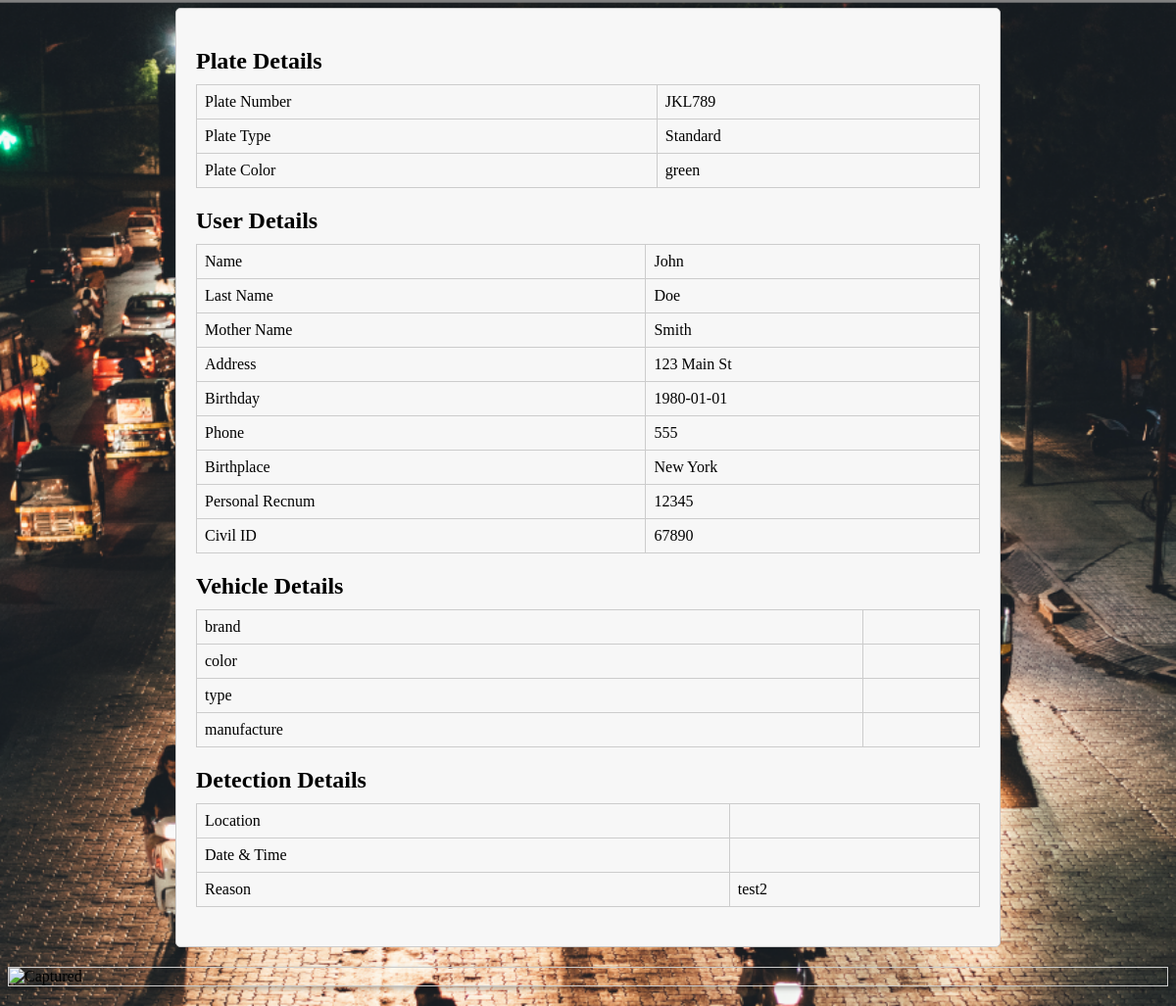
/report_details.php?id=2, run on the app's committed database.
### tables this page shows
CREATE TABLE `flagged_plates` (
  `plate_number` char(20) NOT NULL,
  `plate_type` char(20) NOT NULL,
  `plate_color` char(20) NOT NULL,
  `Reason` text NOT NULL,
  `id` int(11) NOT NULL,
  `spotted` tinyint(1) DEFAULT NULL,
  `path` varchar(100) DEFAULT NULL
);

CREATE TABLE `vehicle_owner` (
  `name` varchar(20) NOT NULL,
  `last_name` varchar(20) NOT NULL,
  `mother_name` varchar(20) NOT NULL,
  `address` text NOT NULL,
  `birthday` varchar(100) NOT NULL,
  `phone` int(12) NOT NULL,
  `birthplace` varchar(20) NOT NULL,
  `personal_recnum` int(20) NOT NULL,
  `civil_id` int(20) NOT NULL,
  `id` int(11) NOT NULL
);

### report_details.php (the view, shortened to what this page needs)
<!DOCTYPE html>
<html>
<head>
    <link rel="stylesheet" type="text/css" href="report_details.css">
</head>
<body>
    <?php
    $pdo = new PDO("mysql:host=localhost;dbname=masterthesis", "root", "");
    $plate_id = $_GET['id'];
    $src = $_GET['src'];
    $stmt = $pdo->prepare("SELECT plate_number, plate_type, plate_color, Reason FROM flagged_plates WHERE id = :plate_id");
    $stmt->bindParam(':plate_id', $plate_id);
    $stmt->execute();
    $plate_row = $stmt->fetch();
    $stmt = $pdo->prepare("SELECT brand, color, type, manufacture FROM vehicle_details WHERE Plate_number = :plate_num");
    $stmt->bindParam(':plate_num', $plate_row['plate_number']);
    $stmt->execute();
    $vehicle_row = $stmt->fetch();
    $stmt = $pdo->prepare("SELECT name, last_name, mother_name, address, birthday, phone, birthplace, personal_recnum, civil_id FROM vehicle_owner WHERE ID = :plate_id");
    $stmt->bindParam(':plate_id', $plate_id);
    $stmt->execute();
    $user_row = $stmt->fetch();
    $stmt = $pdo->prepare("SELECT location, time FROM captured_plates WHERE plate_number = :plate_num");
    $stmt->bindParam(':plate_num', $plate_row['plate_number']);
    $stmt->execute();
    $details = $stmt->fetch();
    echo "<div class='container'>";
    echo "<h2>Plate Details</h2>";
    echo "<table>";
    echo "<tr><td>Plate Number</td><td>" . $plate_row['plate_number'] . "</td></tr>";
    echo "<tr><td>Plate Type</td><td>" . $plate_row['plate_type'] . "</td></tr>";
    echo "<tr><td>Plate Color</td><td>" . $plate_row['plate_color'] . "</td></tr>";
    echo "</table>";
    echo "<h2>User Details</h2>";
    echo "<table>";
    echo "<tr><td>Name</td><td>" . $user_row['name'] . "</td></tr>";
    echo "<tr><td>Last Name</td><td>" . $user_row['last_name'] . "</td></tr>";
    echo "<tr><td>Mother Name</td><td>" . $user_row['mother_name'] . "</td></tr>";
    echo "<tr><td>Address</td><td>" . $user_row['address'] . "</td></tr>";
    echo "<tr><td>Birthday</td><td>" . $user_row['birthday'] . "</td></tr>";
    echo "<tr><td>Phone</td><td>" . $user_row['phone'] . "</td></tr>";
    echo "<tr><td>Birthplace</td><td>" . $user_row['birthplace'] . "</td></tr>";
    echo "<tr><td>Personal Recnum</td><td>" . $user_row['personal_recnum'] . "</td></tr>";
    echo "<tr><td>Civil ID</td><td>" . $user_row['civil_id'] . "</td></tr>";
    echo "</table>";
    echo "<h2>Vehicle Details</h2>";
    echo "<table>";
    echo "<tr><td>brand</td><td>" . $vehicle_row['brand'] . "</td></tr>";
    echo "<tr><td>color</td><td>" . $vehicle_row['color'] . "</td></tr>";
    echo "<tr><td>type</td><td>" . $vehicle_row['type'] . "</td></tr>";
    echo "<tr><td>manufacture</td><td>" . $vehicle_row['manufacture'] . "</td></tr>";
    echo "</table>";
    echo "<h2>Detection Details</h2>";
    echo "<table>";
    echo "<tr><td>Location</td><td>" . $details['location'] . "</td></tr>";
    echo "<tr><td>Date & Time</td><td>" . $details['time'] . "</td></tr>";
    echo "<tr><td>Reason</td><td>" . $plate_row['Reason'] . "</td></tr>";
    echo "</table>";
    echo "</div>";
    echo "<img src='" . $src . " ' alt= Captured Image>";
    ?>
</body>
</html>

### report_details.css (style rules this page uses)
.container { max-width: 800px; margin: 0 auto; padding: 20px; border: 1px solid #ccc; border-radius: 5px; background-color: rgb(247, 247, 247); }
h2 { font-size: 24px; font-weight: bold; margin-bottom: 10px; }
table { width: 100%; border-collapse: collapse; margin-bottom: 20px; }
td { padding: 8px; border: 1px solid #ccc; }
img { display: block; margin: 20px auto; max-width: 100%; height: auto; border: 1px solid #ccc; box-shadow: 2px 2px 5px rgba(0, 0, 0, 0.3); }
body { background-color: gray; background-image: url("img/report.png"); background-repeat: no-repeat; background-size: cover; }

### data on the page
flagged_plates: plate_number "JKL789", plate_type "Standard", plate_color "green", Reason "test2"
vehicle_owner: name "John", last_name "Doe", mother_name "Smith", address "123 Main St", birthday "1980-01-01", phone "555", birthplace "New York", personal_recnum "12345", civil "67890"
